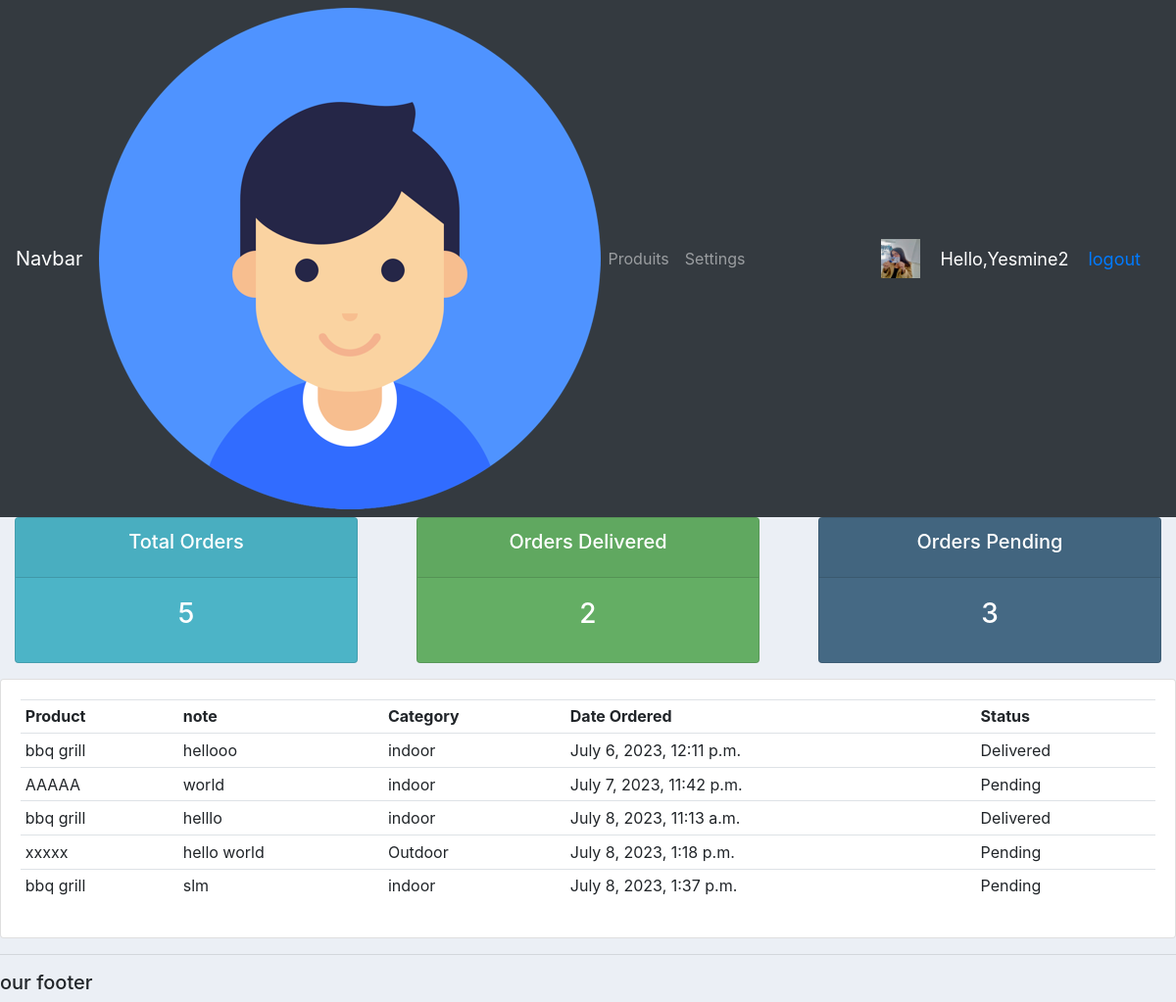
Page /user/ (signed in) on the earlier database version.
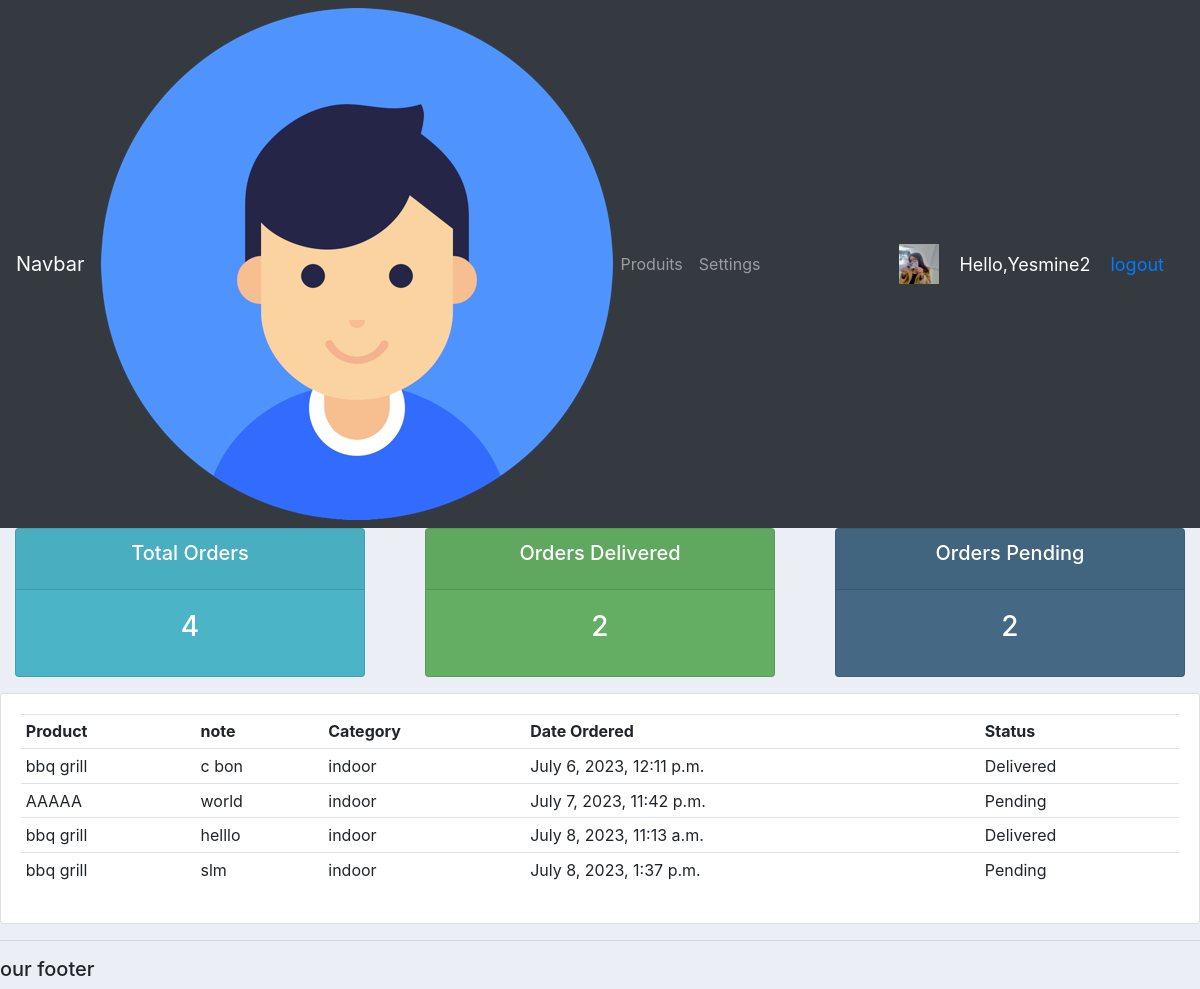
Same page on the later database version.
### accounts/models.py (models this page shows)
class Order(models.Model):
    STATUS =(
        ('Pending','Pending') ,
        ('Out for delivery','Out for delivery') ,
        ('Delivered','Delivered') ,
    )
    Costumer = models.ForeignKey(customer,null=True,on_delete=models.SET_NULL)
    product  = models.ForeignKey(Product,null=True,on_delete=models.SET_NULL)
    date_created = models.DateTimeField(auto_now_add=True , null=True)
    status = models.CharField(max_length=200 , null=True , choices=STATUS)
    note = models.CharField(max_length=1000 , null=True )
    def __str__(self):
        return self.product.name

class Product(models.Model):
    CATEGORY =(
        ('indoor','indoor') ,
        ('Outdoor','Outdoor') ,
        )
    name = models.CharField(max_length=200 , null=True)
    price = models.FloatField(null=True)
    Category = models.CharField(max_length=200 , null=True , choices=CATEGORY)
    description = models.CharField(max_length=200 , null=True , blank=True)
    product_pic = models.ImageField(default='profile1.png' ,  null=True , blank=True)
    date_created = models.DateTimeField(auto_now_add=True , null=True)
    tags = models.ManyToManyField(Tag)
    def __str__(self):
        return self.name

### accounts/decorators.py (the view)
        def wrapper_func(request,*args,**kwargs):
            group = None
            if request.user.groups.exists():
                group = request.user.groups.all()[0].name
            if group in allowed_roles:
               return view_func(request,*args,**kwargs)
            else:
                return HttpResponse('non autorise')

### accounts/views.py (called while the page is built)
@login_required(login_url='login')
@allowed_users(allowed_roles=['customer'])
def userPage(request):
     orders = request.user.customer.order_set.all()
     total_orders =  orders.count()
     Delivered = orders.filter(status='Delivered').count()
     Pending = orders.filter(status='Pending').count()
     print('Orders' , orders)
     context = {'orders':orders , 'total_orders':total_orders , 'Delivered':Delivered , 'Pending':Pending}
     return render(request,'accounts/user.html', context)

### accounts/templates/accounts/user.html
{% extends 'accounts/main.html' %}
{% block content %}
{% include 'accounts/status.html' %}
<div class="row">
    <div class="col-md">
      <div class="card card-body">
        <table class="table table-sm">
          <tr>
            <th>Product</th>
            <th>note</th>
            <th>Category</th>
            <th>Date Ordered</th>
            <th>Status</th>
          </tr>
          {% for order in orders %}
          <tr>
            <td>{{order.product}}</td>
            <td>{{order.note}}</td>
            <td>{{order.product.Category}}</td>
            <td>{{order.date_created}}</td>
            <td>{{order.status}}</td>
          </tr>
          {% endfor %}
        </table>
      </div>
    </div>
</div>
{% endblock content %}

Differences in the rows shown:
removed Order: product "xxxxx", note "hello world", product.Category "Outdoor", date_created "July 8, 2023, 1:18 p.m.", status "Pending"
changed Order: note "hellooo" → "c bon"
Other differences:
{{ total_orders }}: "5" → "4"
{{ Pending }}: "3" → "2"
